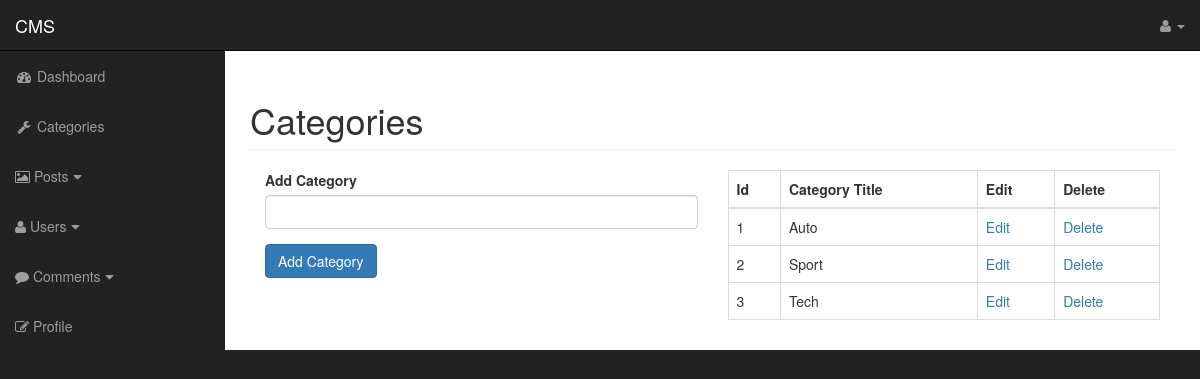
/CMS/categories.php, run on the app's committed database.
### tables this page shows
CREATE TABLE `category` (
  `id` int(11) NOT NULL,
  `cat_title` varchar(255) NOT NULL
);

### 1)Database_and_Classes/database.php (called while the page is built, shortened)
<?php
class Database {
public $connection;
public function open_db_connection() {
$this->connection = new mysqli(DB_HOST, DB_USER, DB_PASS, DB_NAME);
}
public function query($sql) {
$result = $this->connection->query($sql);
return $result;
}
}
$database = new Database();
?>

### 1)Database_and_Classes/db_object.php (called while the page is built, shortened)
<?php
class Db_object {
public static function find_all() {
return static::find_by_query("SELECT * FROM " . static::$db_table . " ");
}
public static function find_by_query($sql) {
global $database;
$result_set = $database->query($sql);
$the_object_array = array();
while($row = mysqli_fetch_array($result_set)) {
$the_object_array[] = static::instantation($row);
}
return $the_object_array;
}
public static function instantation($the_record) {
$the_object_user = new $calling_class;
foreach ($the_record as $the_attribute => $value) {
if($the_object_user->has_the_attribute($the_attribute)) {
$the_object_user->$the_attribute = $value;
}
}
return $the_object_user;
}
private function has_the_attribute($the_attribute) {
$object_properties = get_object_vars($this);
return array_key_exists($the_attribute, $object_properties);
}
}
?>

### CMS/categories.php (the view, shortened to what this page needs)
<?php include("includes/header.php"); ?>
<?php
$categories = Category::find_all();
?>
<nav class="navbar navbar-inverse navbar-fixed-top" role="navigation">
<?php include("includes/top_nav.php"); ?>
<?php include("includes/side_nav.php"); ?>
</nav>
<div id="page-wrapper">
<div class="container-fluid">
<div class="row">
<div class="col-lg-12">
<h1 class="page-header">Categories</h1>
<div style="border:0px solid red;" class="col-xs-6" >
    <form action="" method="post" >
    <div class="form-group">
    <label for="cat-title" >Add Category</label>
    <input class="form-control" type="text" name="title">
    </div>
    <div class="form-group">
    <input class="btn btn-primary" type="submit" name="submit" value="Add Category">
    </div>
    </form>
</div>
<div class="col-xs-6" >
<table class="table table-bordered table-hover" >
    <thead>
    <tr>
    <th>Id</th>
    <th>Category Title</th>
    <th>Edit</th>
    <th>Delete</th>
    </tr>
    </thead>
    <tbody>
    <?php foreach($categories as $category) : ?>
    <tr>
    <td><?php echo $category->id; ?></td>
    <td><?php echo $category->cat_title; ?></td>
    <td><a href="categories.php?id=<?php echo $category->id; ?>">Edit</a></td>
    <td><a href="categories.php?delete=<?php echo $category->id; ?>">Delete</a></td>
    </tr>
    <?php endforeach; ?>
    </tbody>
</table>
</div>
</div>
</div>
</div>
</div>
<?php include("includes/footer.php"); ?>

### CMS/css/sb-admin.css (style rules this page uses)
body { margin-top: 100px; background-color: #222; }
@media (min-width:768px) { body { margin-top: 50px; } }
#page-wrapper { width: 100%; padding: 0; background-color: #fff; }
@media (min-width:768px) { #page-wrapper { padding: 10px; } }

### data on the page
category: id "1", cat_title "Auto"
category: id "2", cat_title "Sport"
category: id "3", cat_title "Tech"
